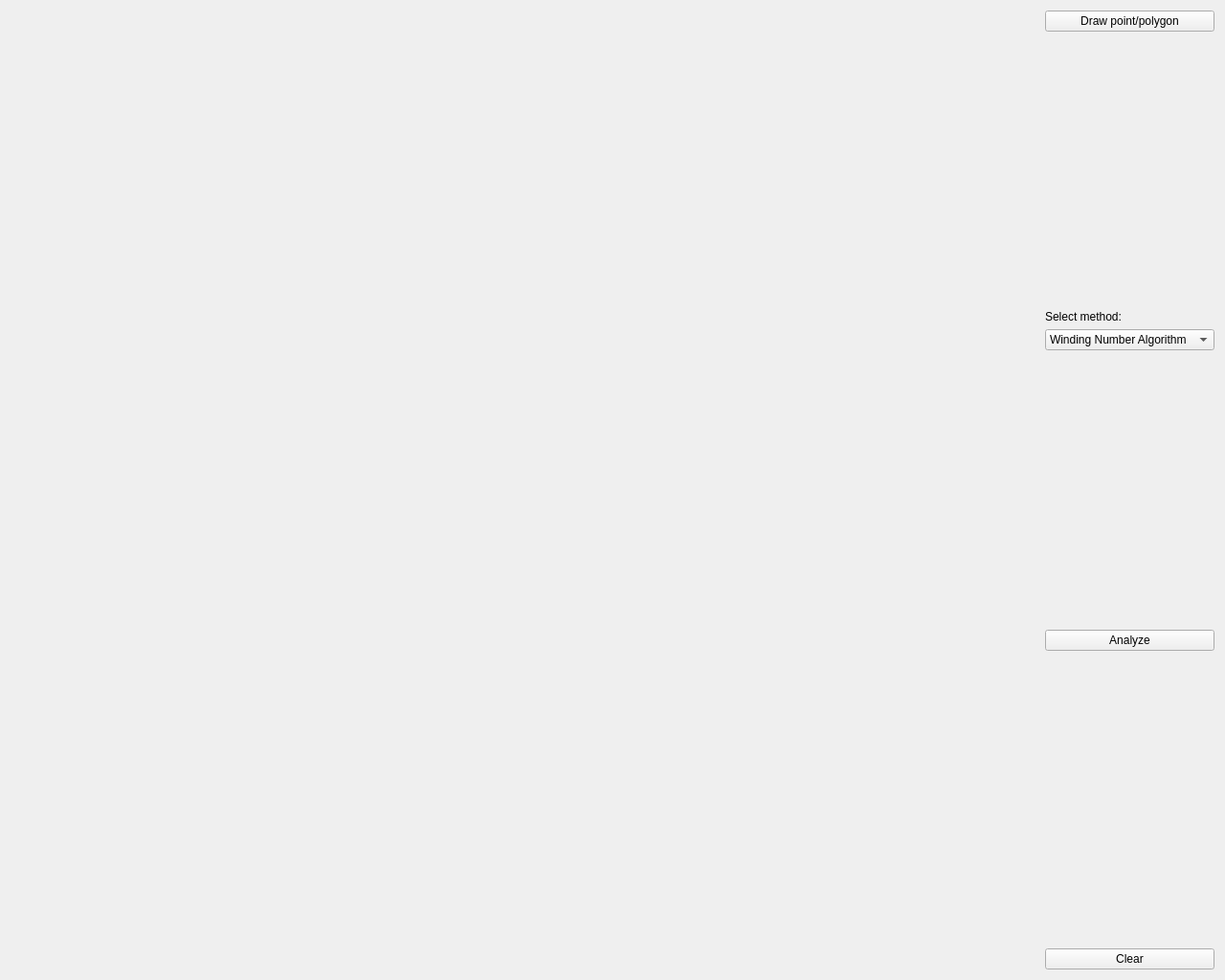
<?xml version="1.0" encoding="UTF-8"?>
<ui version="4.0">
 <class>Widget</class>
 <widget class="QWidget" name="Widget">
  <property name="geometry">
   <rect>
    <x>0</x>
    <y>0</y>
    <width>1280</width>
    <height>1024</height>
   </rect>
  </property>
  <property name="sizePolicy">
   <sizepolicy hsizetype="Preferred" vsizetype="Preferred">
    <horstretch>0</horstretch>
    <verstretch>0</verstretch>
   </sizepolicy>
  </property>
  <property name="windowTitle">
   <string>Point and Polygon Position</string>
  </property>
  <layout class="QHBoxLayout" name="horizontalLayout">
   <item>
    <widget class="Draw" name="Canvas" native="true">
     <property name="sizePolicy">
      <sizepolicy hsizetype="Preferred" vsizetype="Preferred">
       <horstretch>1</horstretch>
       <verstretch>0</verstretch>
      </sizepolicy>
     </property>
     <property name="autoFillBackground">
      <bool>false</bool>
     </property>
    </widget>
   </item>
   <item>
    <layout class="QVBoxLayout" name="verticalLayout">
     <item>
      <widget class="QPushButton" name="pushButton">
       <property name="text">
        <string>Draw point/polygon</string>
       </property>
      </widget>
     </item>
     <item>
      <spacer name="verticalSpacer">
       <property name="orientation">
        <enum>Qt::Vertical</enum>
       </property>
       <property name="sizeHint" stdset="0">
        <size>
         <width>20</width>
         <height>40</height>
        </size>
       </property>
      </spacer>
     </item>
     <item>
      <widget class="QLabel" name="label_2">
       <property name="text">
        <string>Select method:</string>
       </property>
      </widget>
     </item>
     <item>
      <widget class="QComboBox" name="comboBox">
       <item>
        <property name="text">
         <string>Winding Number Algorithm</string>
        </property>
       </item>
       <item>
        <property name="text">
         <string>Ray Crossing Algorithm</string>
        </property>
       </item>
      </widget>
     </item>
     <item>
      <spacer name="verticalSpacer_2">
       <property name="orientation">
        <enum>Qt::Vertical</enum>
       </property>
       <property name="sizeHint" stdset="0">
        <size>
         <width>20</width>
         <height>40</height>
        </size>
       </property>
      </spacer>
     </item>
     <item>
      <widget class="QPushButton" name="pushButton_2">
       <property name="text">
        <string>Analyze</string>
       </property>
      </widget>
     </item>
     <item>
      <widget class="QLabel" name="label">
       <property name="font">
        <font>
         <weight>75</weight>
         <bold>true</bold>
        </font>
       </property>
       <property name="text">
        <string/>
       </property>
      </widget>
     </item>
     <item>
      <spacer name="verticalSpacer_3">
       <property name="orientation">
        <enum>Qt::Vertical</enum>
       </property>
       <property name="sizeHint" stdset="0">
        <size>
         <width>20</width>
         <height>40</height>
        </size>
       </property>
      </spacer>
     </item>
     <item>
      <widget class="QPushButton" name="pushButton_3">
       <property name="text">
        <string>Clear</string>
       </property>
      </widget>
     </item>
    </layout>
   </item>
  </layout>
 </widget>
 <customwidgets>
  <customwidget>
   <class>Draw</class>
   <extends>QWidget</extends>
   <header location="global">draw.h</header>
   <container>1</container>
  </customwidget>
 </customwidgets>
 <resources/>
 <connections/>
</ui>
